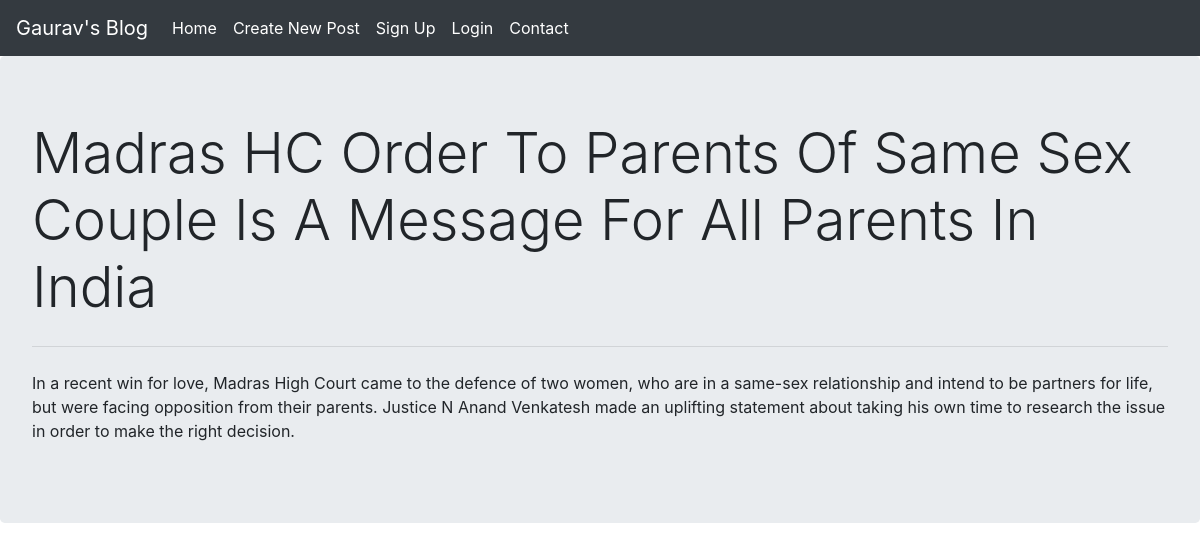
Screenshot of /post.php?id=17 with the database file from the repository.
### tables this page shows
CREATE TABLE `post` (
  `id` int(11) NOT NULL,
  `title` blob NOT NULL,
  `Content` longblob NOT NULL,
  `user` varchar(255) NOT NULL
);

### logic.php (called while the page is built, shortened)
<?php
    $conn = mysqli_connect("localhost","root","","gaurav_blog");
    if(isset($_REQUEST["id"])){
        $id = $_REQUEST['id'];
        $sql = "select * from post where id = $id";
        $query = mysqli_query($conn,$sql);
    }
?>

### post.php (the view, shortened to what this page needs)
<?php
    include "logic.php";
?>
<!doctype html>
<html lang="en">
  <head>
    <link rel="stylesheet" href="https://cdn.jsdelivr.net/npm/bootstrap@4.6.0/dist/css/bootstrap.min.css">
  </head>
  <body>
  <?php
    include "nav.php";
  ?>
   <?php foreach($query as $q){ ?>
    <div class="jumbotron">
  <h1 class="display-4"><?php echo $q['title']?></h1>
  <hr class="my-4">
  <p><?php echo $q['Content']?></p>
</div>
   <?php }?>
  </body>
</html>

### rows the page displays
post: title "Madras HC Order To Parents Of Same Sex Couple Is A Message For All Parents In India", Content "In a recent win for love, Madras High Court came to the defence of two women, who are in a same-sex relationship and intend to be partners for life, but were facing opposition from their parents. Justice N Anand Venkatesh made an uplifting statement about taking his own time to research the issue in order to make the right decision."
